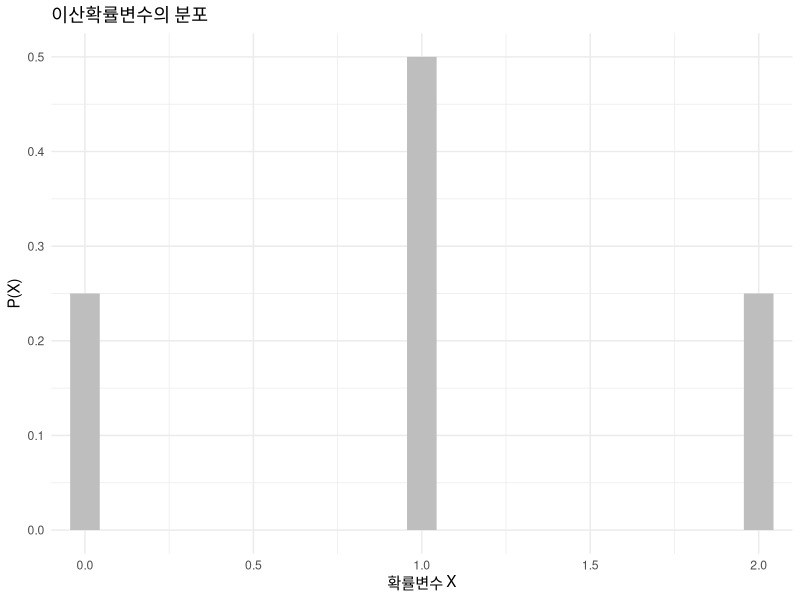
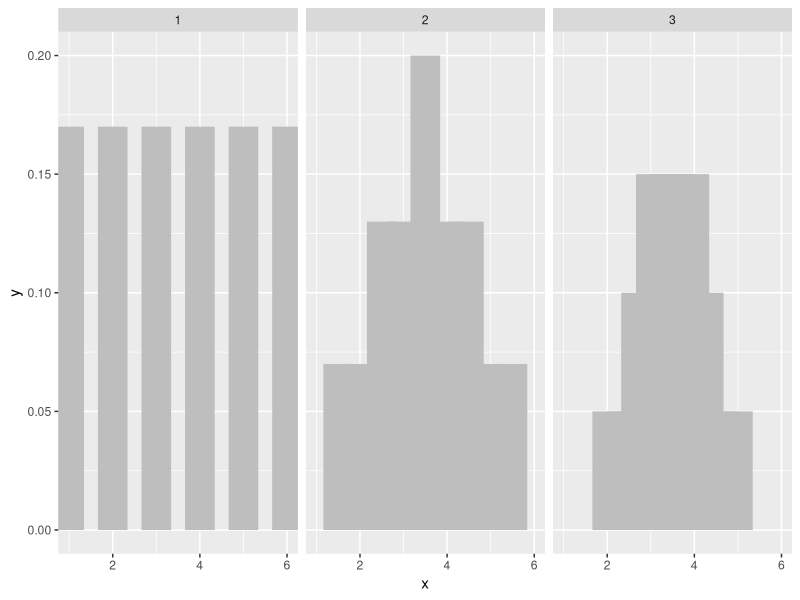
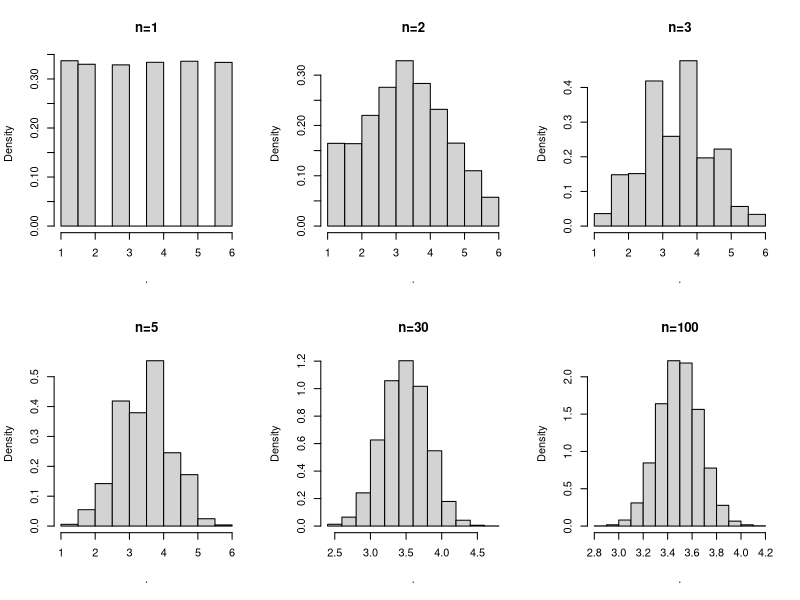

Write R code to recreate these figures, in order.
## ---- chunk 1
data<-data.frame(x=c(0,1,2), y=c(1/4, 1/2, 1/4))
library(tidyverse)
ggplot(data, aes(x=x, xend=x, y=0, yend=y))+
  geom_segment(color="grey", size=10)+
  labs(title="이산확률변수의 분포", x="확률변수 X", y="P(X)")+
  theme_minimal()
## ---- chunk 2
library(tidyverse)
data2<-data.frame(group=c(1,1,1,1,1,1,2,2,2,2,2,2,2,2,2,3,3,3,3,3,3,3,3,3,3), x=c(1,2,3,4,5,6,1.5,2,2.5,3,3.5,4,4.5,5,5.5,2,2.33,2.66,3,3.33,3.66,4,4.33,4.66,5), y=c(0.17, 0.17, 0.17, 0.17, 0.17, 0.17, 0.07,0.07, 0.13, 0.13, 0.20, 0.13, 0.13, 0.07, 0.07, 0.05, 0.05, 0.10, 0.15, 0.15, 0.15, 0.15, 0.10, 0.05, 0.05))
ggplot(data2, aes(x=x, xend=x, y=0, yend=y))+
  geom_segment(color="grey", size=10)+facet_wrap(~group)
  labs(title="표본사이즈에 따른 표본평균의 분포", x="표본평균", y="상대도수")+
  theme_minimal()
## ---- chunk 3
ppltn=c(1,2,3,4,5,6)
dt=list()
par(mfrow=c(2,3))

for (j in c(1,2,3, 5, 30, 100)){
  for (i in 1:10000){
    dt[[i]]=sample(ppltn, j, replace=TRUE) %>% mean}
  
  unlist(dt) %>%  hist(main=paste0("n=",j), prob=T)
}
